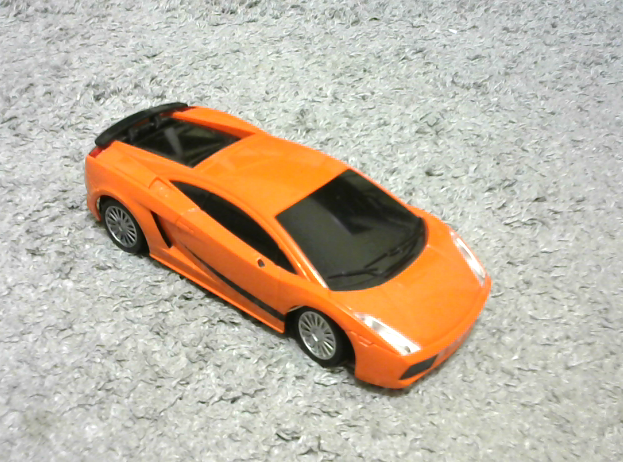
#> input picture Resources/Lambo.png, 623 x 462 px
$ python Color_picker_060621.py
#> lines starting #> are read from the running program, lines starting #| are printed output that depends on the picture; after the words box and inside, x2 and y2 are one past the last pixel; in counts of white or black regions, pixels touching at a corner belong together
'''
#Created by: Jack Cornwall
#Email: jackcornwall91@gmail.com
#Git hub: https://github.com/JackDCornwall
#Website:https://jackcornwall.co.uk/

#Project: Color picker
#Date: 06.06.21
#Description: Uses a HSV mask to select a color from a webcam. It is an improved version of the code in chapter 7
#and required for Project 1 virtual paint.
'''
#importing required packages
import cv2
import numpy as np

cv2.imread("Resources/Lambo.png")
#> slider 'Hue Min' is set to 35
#> slider 'Sat Min' is set to 51
#> slider 'Val Min' is set to 51

#function to call when updating trackbars
def update(a): # all fuunctions need a variable however nothing is passed in here
    #Ensuring changes occur to variables outside of function
#> called with a = 0
    global h_min,h_max,s_min,s_max,v_min,v_max,mask

    #updating variables as trackbar moves
    h_min = cv2.getTrackbarPos("Hue Min", "Trackbars")
    h_max = cv2.getTrackbarPos("Hue Max", "Trackbars")
    s_min = cv2.getTrackbarPos("Sat Min", "Trackbars")
    s_max = cv2.getTrackbarPos("Sat Max", "Trackbars")
    v_min = cv2.getTrackbarPos("Val Min", "Trackbars")
    v_max = cv2.getTrackbarPos("Val Max", "Trackbars")
    #printing updates
    print("Hue min:",h_min,"| Hue max:",h_max,"| Sat min:",s_min,
          "| Sat max:",s_max,"| Val min:",v_min,"| Val max:",v_max
          )

    #updating mask every time values change
    #creating a mask in the range of the desired colours
    lower = np.array([h_min,s_min,v_min])
    upper = np.array([h_max,s_max,v_max])

    # Using while True allows for continual capture
    while True:
        success, img = cap.read()  # read each frame
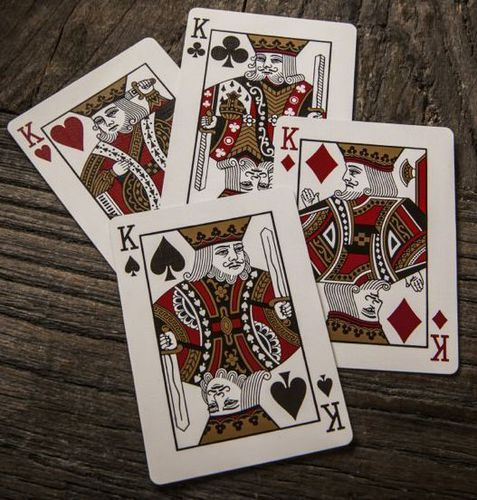
#> input picture Resources/Cards.jpg, 477 x 500 px, given in place of the camera
#> img is the input picture: shape (500, 477, 3); mean B, G, R 88.1, 96.6, 109.6

        # converting image into HSV color space
        imgHSV = cv2.cvtColor(img, cv2.COLOR_BGR2HSV)
#> imgHSV: shape (500, 477, 3); mean H, S, V 21.2, 75.8, 109.6

        # creating mask using trackbar values
        mask = cv2.inRange(imgHSV, lower, upper)
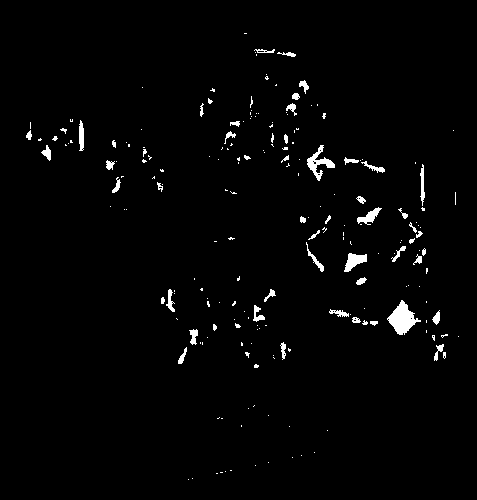
#> mask: shape (500, 477); 1.9% white; 205 white regions (154 under 20 px), largest, box (x1, y1, x2, y2) and area: (387, 300, 421, 335) 584, (307, 145, 335, 181) 334, (344, 253, 367, 272) 242

        cv2.imshow("BGR output", img)  # displaying raw frames from webcam
        cv2.imshow("HSV Output", imgHSV)  # displaying HSV image

        cv2.imshow("Mask", mask)  # drawing mask image
        # We can move the slide bars around affecting the white and black part of the image.
        # We can then use the rest of the software to detect the color of the white part.

        #cutting around masked image
        imgOut = cv2.bitwise_and(img, img, mask=mask) #creating output image only showing allowed colours
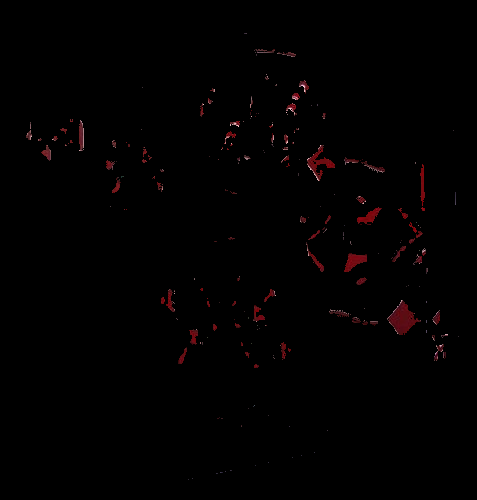
#> imgOut: shape (500, 477, 3); mean B, G, R 0.7, 0.6, 1.9

        #displaying output image
        cv2.imshow("Output image",imgOut)

        # setting frame rate and break parameter
        if cv2.waitKey(1) & 0xFF == ord("q"):
#> (key q is pressed here)
            break

#creating trackbar window
cv2.namedWindow("Trackbars")
cv2.resizeWindow("Trackbars",640,240) #resizing the trackbars
cv2.createTrackbar("Hue Min","Trackbars",0,179,update) #179 is the maximum hue value in open CV, function to update
cv2.createTrackbar("Hue Max","Trackbars", 179, 179, update)
cv2.createTrackbar("Sat Min","Trackbars", 0, 255, update)  #maximum value for sat is 255
cv2.createTrackbar("Sat Max","Trackbars", 255, 255, update)
cv2.createTrackbar("Val Min","Trackbars", 0, 255, update)  #maximum value for for value is 255
cv2.createTrackbar("Val Max","Trackbars", 255, 255, update)
#create trackbars arguments: Var name, window to edit, current/initial value,max value

# Importing webcam footage is the same as importing video
cap = cv2.VideoCapture(0)  # 0 simply refers to the default webcapture device, otherwise an ID can be specified.

# specifying settings for video capture
cap.set(3,640) #capture setting 3 is the width of the video in px
cap.set(4,480) #capture setting 4 is the height of the video in px
cap.set(10,1000) #capture setting 10 is the brightness

#initiating first update call so that function runs
update(0)
